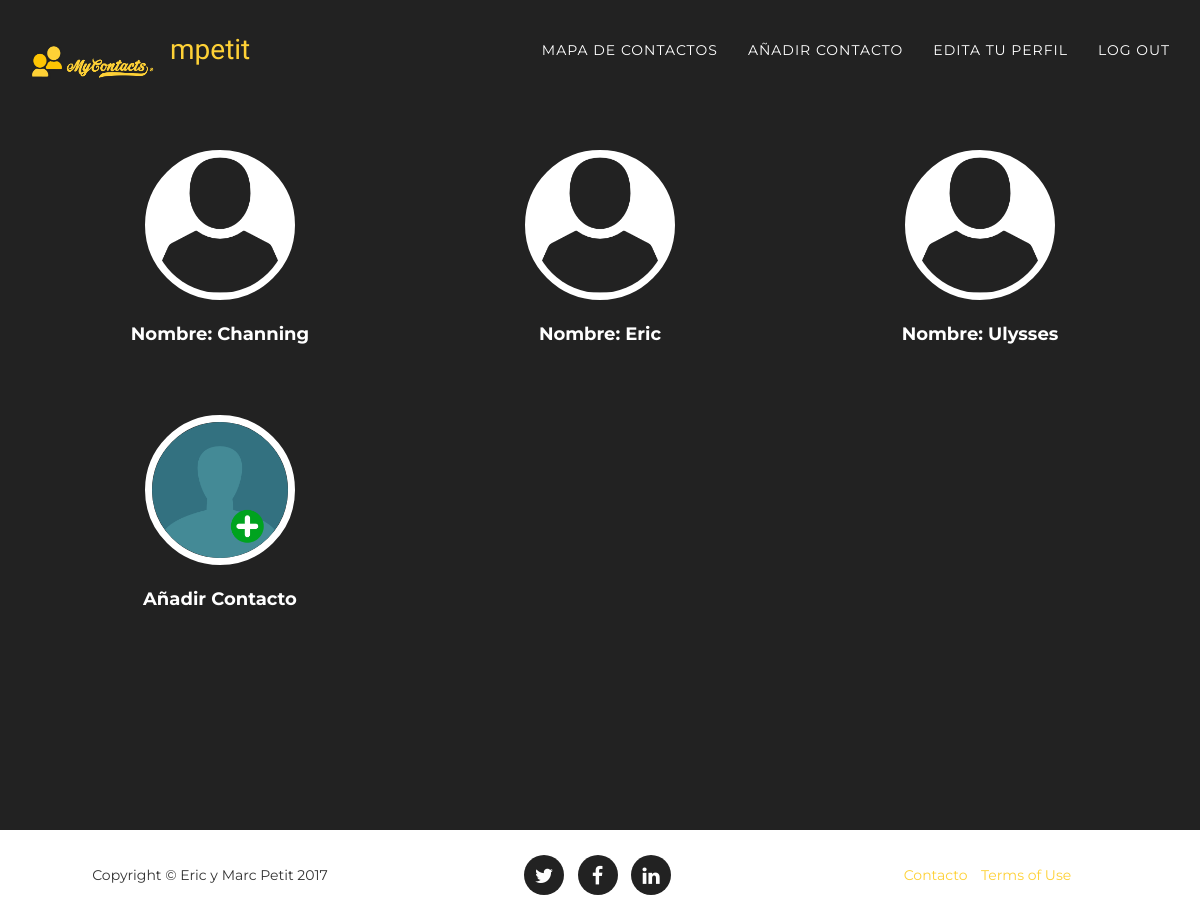
Screenshot of /main.php (signed in) with the database file from the repository.
### tables this page shows
CREATE TABLE `tbl_contacto` (
  `cont_id` int(3) NOT NULL,
  `cont_nombre` varchar(20) NOT NULL,
  `cont_apellido` varchar(20) NOT NULL,
  `cont_email` varchar(30) NOT NULL,
  `cont_telefono1` int(10) NOT NULL,
  `cont_telefono2` int(10) NOT NULL,
  `cont_foto` varchar(50) NOT NULL,
  `cont_direccion1` varchar(50) NOT NULL,
  `cont_direccion2` varchar(50) NOT NULL,
  `cont_cumpleaños` date NOT NULL,
  `cont_notas` varchar(50) NOT NULL,
  `usu_id` int(3) NOT NULL
);

### main.php (the view, shortened to what this page needs)
<?php
  include("conexion.proc.php");
?>
<!DOCTYPE html>
<html lang="en">
<head>
    <link href="vendor/bootstrap/css/bootstrap.css" rel="stylesheet">
    <link href="vendor/font-awesome/css/font-awesome.css" rel="stylesheet" type="text/css">
    <link href="css/agency.css" rel="stylesheet">
</head>
<body id="page-top" class="index">
    <nav id="mainNav" class="navbar navbar-default navbar-custom navbar-fixed-top" style="background-color: #222222 ">
        <div class="container">
            <div class="navbar-header page-scroll">
                <a class="navbar-brand page-scroll" href="#page-top"> <img src="img/logos/logo.png" width="125" height="45" alt="MyContacts"></a>
                <?php
                  if(isset($_SESSION['usu_nombre']) ){
                    echo "<p class='navbar-brand'  align='right'>".$_SESSION['usu_nombre']."</p>" ;
                ?>
            </div>
            <div class="collapse navbar-collapse" id="bs-example-navbar-collapse-1">
                <ul class="nav navbar-nav navbar-right">
                    <li>
                        <a href="mapa_contactos.php" >Mapa de contactos</a>
                    </li>
                    <li>
                        <a href="anadir_contacto.php" >Añadir contacto</a>
                    </li>
                    <li>
                        <a href="modificar_usuario.php" >Edita tu perfil</a>
                    </li>
                    <li>
                        <a href="login.php"  onclick="return Confirm(¿Deseas salir?)";>Log Out</a>
                    </li>
                </ul>
            </div>
        </div>
    </nav>
       <section id="team" class="bg-darkest-gray">
        <div class="container">
            <div class="row">
                <div class="col-lg-12 text-center">
  <?php
   $sql = "SELECT  cont_foto, cont_nombre, cont_id FROM tbl_contacto, tbl_usuario WHERE tbl_contacto.usu_id = tbl_usuario.usu_id AND tbl_contacto.usu_id = ". $_SESSION['usu_id']." ORDER BY cont_nombre";
   $contactos = mysqli_query($conexion, $sql);
   if(mysqli_num_rows($contactos)>0){
      while($contacto = mysqli_fetch_array($contactos)){
        $foto='img/users/'.$contacto['cont_foto'];
                        if (file_exists ($foto)){
                           echo "<div class='col-sm-4'> <div class='team-member'> <a href='menu_contacto.php?cont_id=".$contacto['cont_id']."'> <img src=".$foto." width='150' height='150' class='img-responsive img-circle' alt=".$foto." style='background-color: white' /></a>";
                        } else {
                            echo "<div class='col-sm-4'> <div class='team-member'><a href='menu_contacto.php?cont_id=".$contacto['cont_id']."'><img src='img/users/0.png' width='150' height='150' class='img-responsive img-circle' alt='Imagen no encontrada' style='background-color: white' /></a>";
                        }
        echo "<h4  style='   color: #ffffff'>Nombre: " .$contacto['cont_nombre']."</h4></br></div></div>";
      }
      }else{
        echo "<h4  style='   color: #ffffff'>No tienes contactos, agrega a uno!</h4>";
      }
  ?>
   <div class='col-sm-4'> <div class='team-member'><a href='anadir_contacto.php'> <img src='img/users/agregar.png' width='150' height='150' title=' Añade más contactos ' class='img-responsive img-circle'/> </a>
   <h4  style='   color: #ffffff'>Añadir Contacto</h4></br></div></div></div></div></div></section>
   <?php }
     else {
        $_SESSION['error']="PILLÍN! Tienes que loguearte primero!";
        header("location: login.php");
      }
      ?>
</body>
</html>
<footer>
        <div class="container">
            <div class="row">
                <div class="col-md-4">
                    <span class="copyright">Copyright &copy; Eric y Marc Petit 2017</span>
                </div>
                <div class="col-md-4">
                    <ul class="list-inline social-buttons">
                        <li><a href="#"><i class="fa fa-twitter"></i></a>
                        </li>
                        <li><a href="#"><i class="fa fa-facebook"></i></a>
                        </li>
                        <li><a href="#"><i class="fa fa-linkedin"></i></a>
                        </li>
                    </ul>
                </div>
                <div class="col-md-4">
                    <ul class="list-inline quicklinks">
                        <li><a href="#">Contacto</a>
                        </li>
                        <li><a href="#">Terms of Use</a>
                        </li>
                    </ul>
                </div>
            </div>
        </div>
    </footer>
 </html>

### css/agency.css (style rules this page uses)
body { overflow-x: hidden; font-family: "Roboto Slab", "Helvetica Neue", Helvetica, Arial, sans-serif; }
p { font-size: 14px; line-height: 1.75; }
a, a:hover, a:focus, a:active, a.active { outline: none; }
a { color: #fed136; }
h1, h2, h3, h4, h5, h6 { font-family: "Montserrat", "Helvetica Neue", Helvetica, Arial, sans-serif; text-transform: uppercase; font-weight: 700; }
.bg-darkest-gray { background-color: #222222; }
.navbar-custom { background-color: #222222; border-color: transparent; }
.navbar-custom .navbar-brand { color: #fed136; font-family: "Kaushan Script", "Helvetica Neue", Helvetica, Arial, cursive; }
.navbar-custom .navbar-collapse { border-color: rgba(255, 255, 255, 0.02); }
.navbar-custom .nav li a { font-family: "Montserrat", "Helvetica Neue", Helvetica, Arial, sans-serif; text-transform: uppercase; font-weight: 400; letter-spacing: 1px; color: white; }
@media (min-width: 768px) { .navbar-custom { background-color: transparent; padding: 25px 0; -webkit-transition: padding 0.3s; -moz-transition: padding 0.3s; transition: padding 0.3s; border: none; } }
@media (min-width: 768px) { .navbar-custom .navbar-brand { font-size: 2em; -webkit-transition: all 0.3s; -moz-transition: all 0.3s; transition: all 0.3s; } }
section { padding: 100px 0; }
@media (min-width: 768px) { section { padding: 150px 0; } }
.team-member { text-align: center; margin-bottom: 50px; }
.team-member img { margin: 0 auto; border: 7px solid white; }
.team-member h4 { margin-top: 25px; margin-bottom: 0; text-transform: none; }
footer { padding: 25px 0; text-align: center; }
footer span.copyright { line-height: 40px; font-family: "Montserrat", "Helvetica Neue", Helvetica, Arial, sans-serif; text-transform: uppercase; text-transform: none; }
footer ul.quicklinks { margin-bottom: 0; line-height: 40px; font-family: "Montserrat", "Helvetica Neue", Helvetica, Arial, sans-serif; text-transform: uppercase; text-transform: none; }
ul.social-buttons { margin-bottom: 0; }
ul.social-buttons li a { display: block; background-color: #222222; height: 40px; width: 40px; border-radius: 100%; font-size: 20px; line-height: 40px; color: white; outline: none; -webkit-transition: all 0.3s; -moz-transition: all 0.3s; transition: all 0.3s; }
body { webkit-tap-highlight-color: #fed136; }

### rows the page displays
tbl_contacto: cont_nombre "Channing"
tbl_contacto: cont_nombre "Eric"
tbl_contacto: cont_nombre "Ulysses"

### other values shown
$_SESSION['usu_nombre'] "mpetit"
